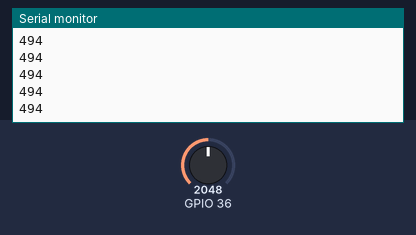
This sketch was run on a simulated ESP32. Shown: the last lines printed to the serial monitor. Inputs (shaded band) come from the test bench; at power-on: GPIO 36 = 2048. WiFi joins after 1.5 s; servers stay silent unless stated; no MQTT or app messages arrive unless stated.

Above: at 2.7 s.
2.8 s: GPIO 36 set to 2866
At 3.7 s:
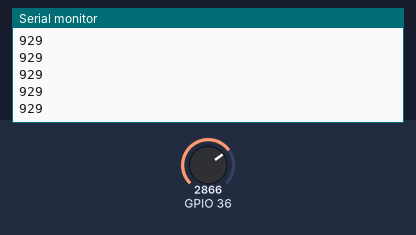
4.3 s: GPIO 36 set to 3603
At 5.4 s:
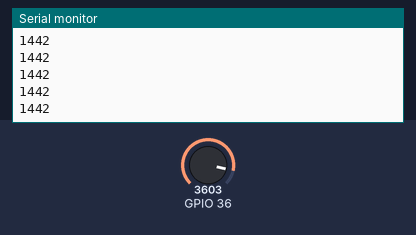
Timing chart, 0 to 5.6 s (numbered marks = the images above; inputs shaded):
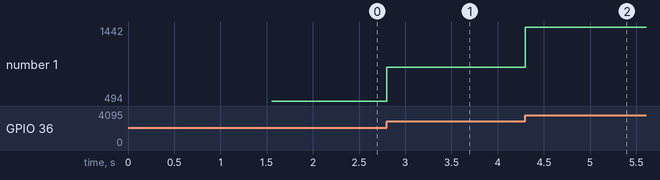

Measured:
- after the input at 2.8 s, the serial monitor: prints a new line at once (image 1)
- after the input at 4.3 s, the serial monitor: prints a new line at once (image 2)
- plotted number 1: 494 → 929 after the input at 2.8 s, 929 → 1442 after the input at 4.3 s

The sketch:

ESP32.ino
```cpp
#include <WiFi.h>
#include <PubSubClient.h>
#include <ArduinoJson.h>

// const char* ssid = "OP7TPro";
// const char* pw = "0987654321";

const char* ssid = "NETGEAR33";
const char* pw = "sillyoctopus391";

const char* mqtt_server = "192.168.1.201";
const int mqtt_port = 1883;
const char* mqtt_user = "user";
const char* mqtt_pw = "admin";


WiFiClient espClient;
PubSubClient client(espClient);

void setup() {
  Serial.begin(115200);
  WiFi.begin(ssid, pw);
  while (WiFi.status() != WL_CONNECTED) {
    delay(100);
    Serial.println("Connecting to WiFi..");
  }

  Serial.println("Connected to the WiFi network");

  client.setServer(mqtt_server, mqtt_port);

  while (!client.connected()) {
    Serial.println("Connecting to MQTT...");

    if (client.connect("ESP32Client", mqtt_user, mqtt_pw)) {

      Serial.println("connected");

    } else {

      Serial.print("failed with state ");
      Serial.print(client.state());
      delay(200);
    }
  }
}

void loop() {
  int reading = analogRead(36);
  int coolantTemp = 24.94 + 0.01287 * reading + 0.0001056 * reading * reading;
  Serial.println(coolantTemp);

  StaticJsonDocument<256> body;
  body["coolantTemp"] = coolantTemp;

  char msg[256];
  serializeJson(body, msg);
  client.publish("Telemetry", msg);
}
```
